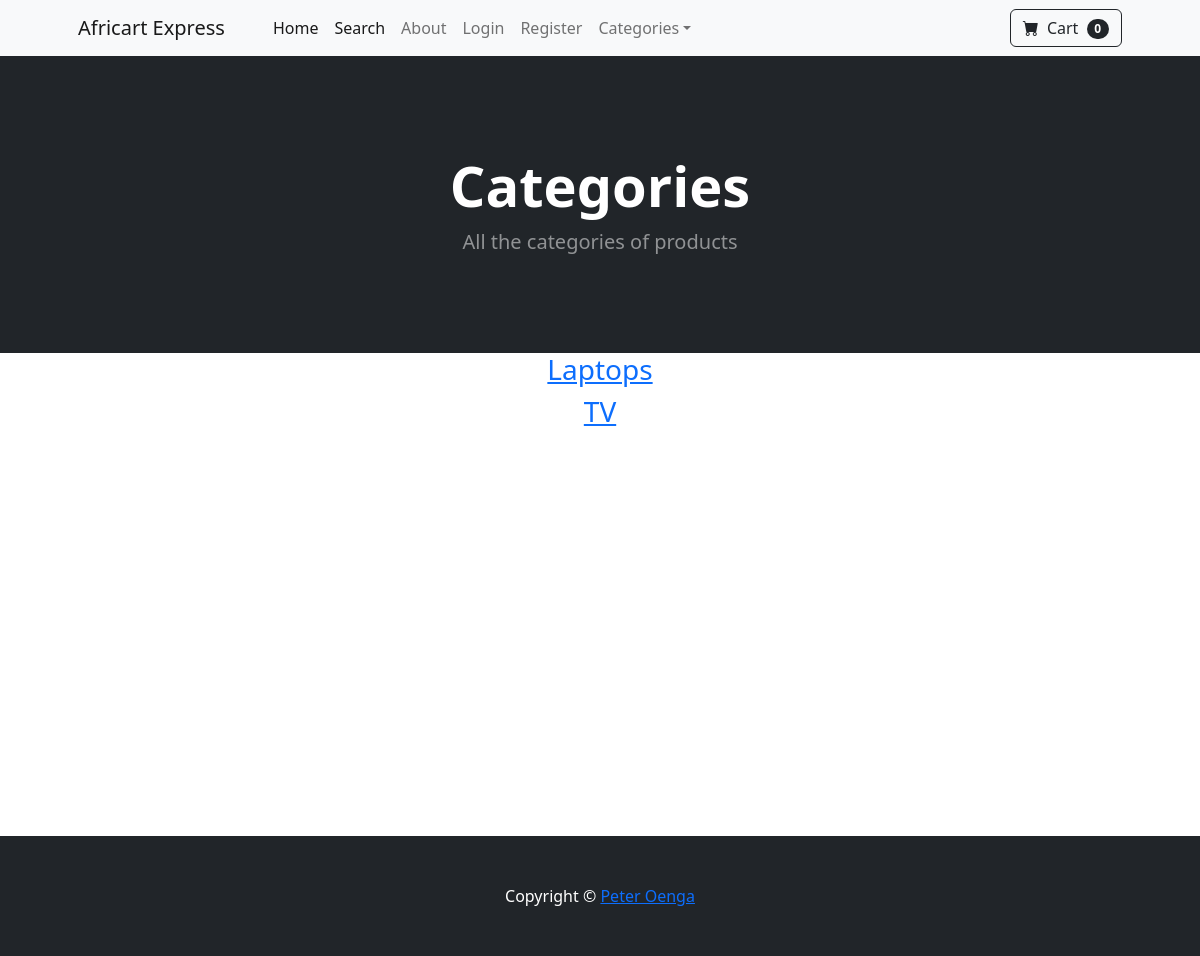
The app's page /category_summary/, older data.
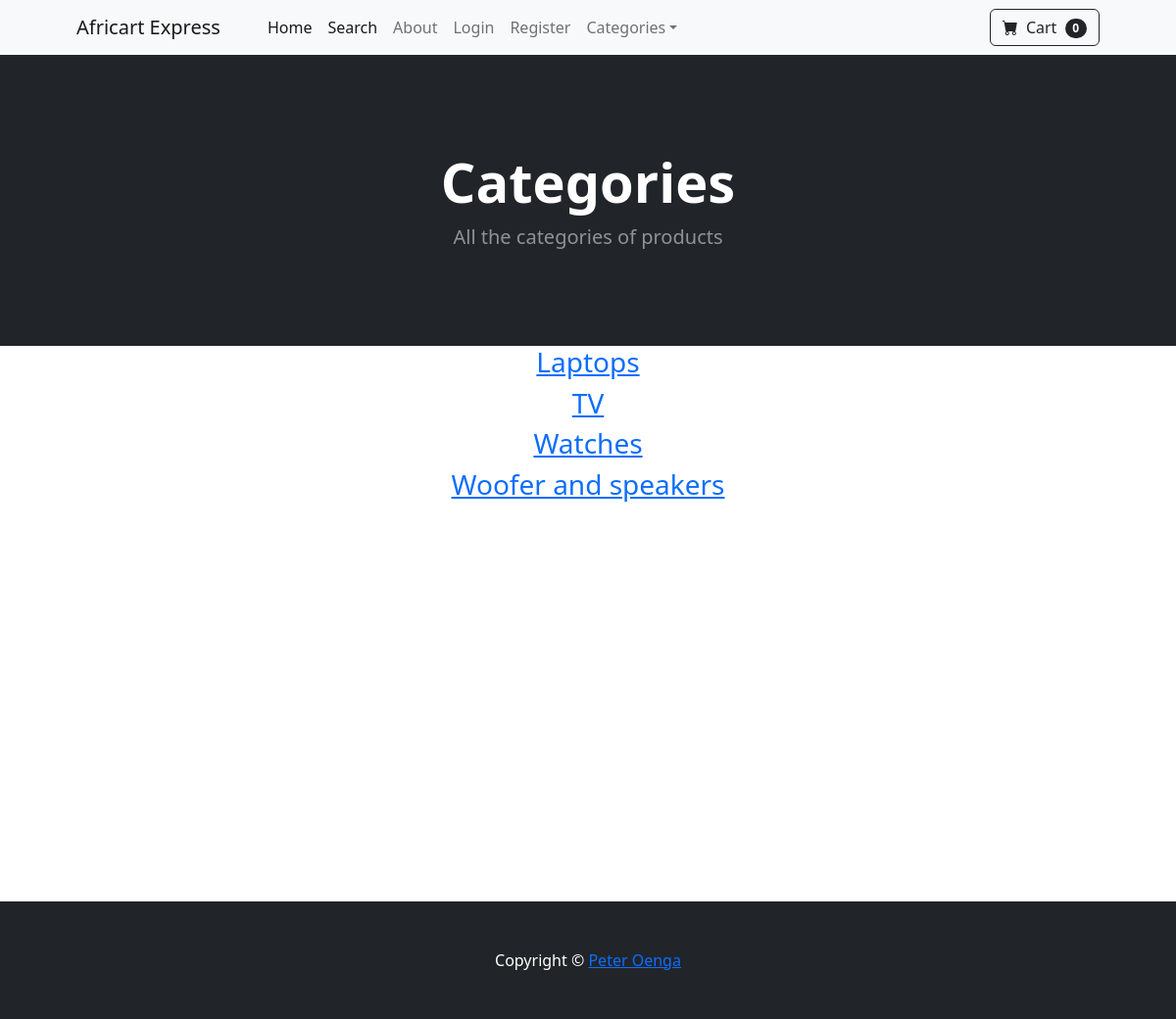
The same page, newer data.
### core/models.py (models this page shows)
class category(models.Model):
    name = models.CharField(max_length=100)
    class Meta:
        verbose_name_plural = 'categories'
    def __str__(self):
        return self.name

### core/views.py (the view)
# urls.py: path('category_summary/', views.category_summary, name="category_summary"),
def category_summary(request):
    categories = category.objects.all()
    return render(request, "category_summary.html", {"categories":categories})

### cart/cart.py (called while the page is built)
	def __len__(self):
		return len(self.cart)

### cart/context_processors.py (called while the page is built)
def cart(request):
    return {'cart':Cart(request)}

### core/templates/category_summary.html (shortened to what this page needs)
{% extends 'base.html'%}
{% block content %}
<header class="bg-dark py-5">
    <div class="container px-4 px-lg-5 my-5">
        <div class="text-center text-white">
            <h1 class="display-4 fw-bolder">Categories</h1>
            <p class="lead fw-normal text-white-50 mb-0">All the categories of products</p>
        </div>
    </div>
</header>
<div class="container">
    <div class="row">
        <center>
            <div class="col-8">
                {% for category in categories %}
                <a href="{% url 'Category' category %}"><h3>{{ category }}</h3></a>
                {% endfor %}
<br><br><br><br><br><br><br><br><br><br><br><br><br><br><br><br>
            </div>
        </center>
    </div>
</div>
{%endblock%}

Row changes from the older to the newer data that the page shows:
added category: name "Watches"
added category: name "Woofer and speakers"
